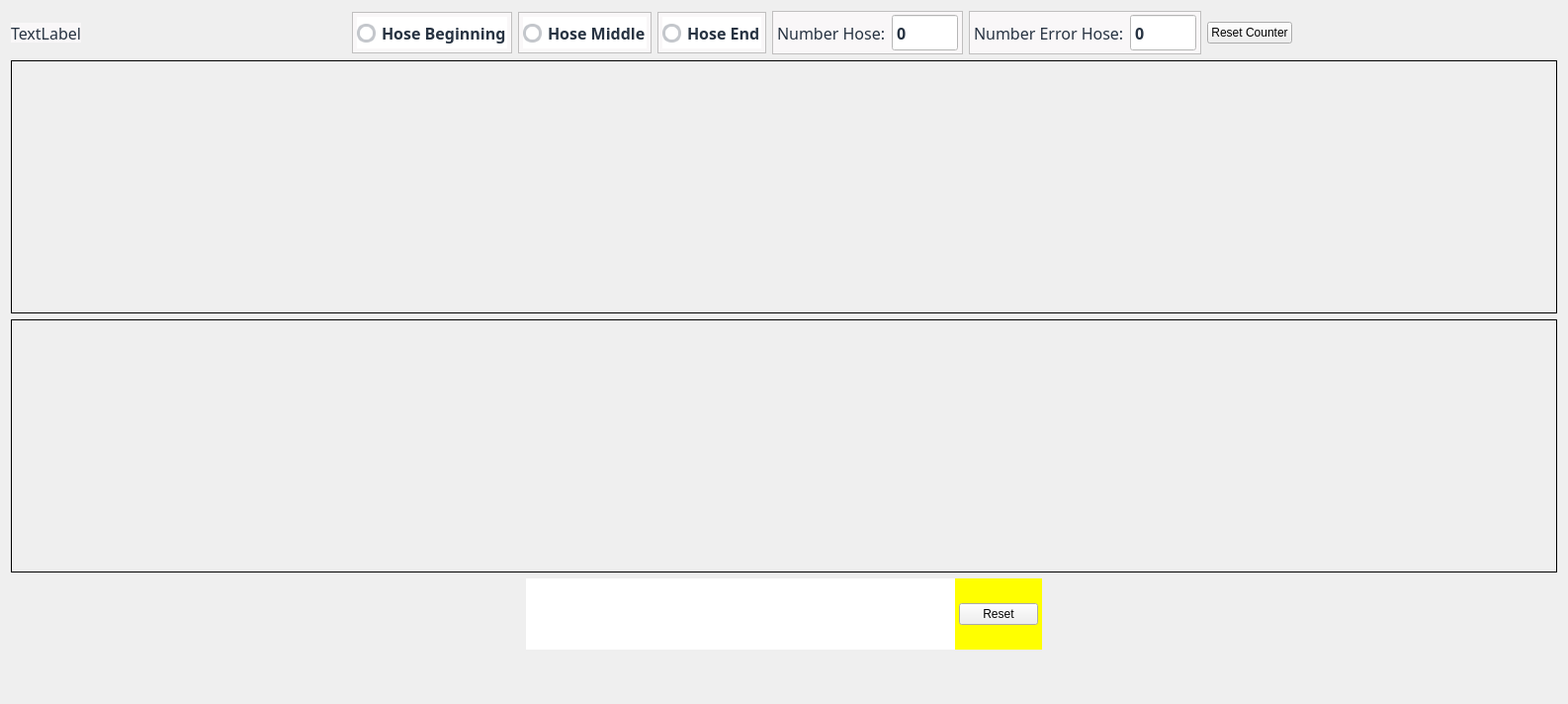
<?xml version="1.0" encoding="UTF-8"?>
<ui version="4.0">
 <class>MainGUIPrintCheck</class>
 <widget class="QWidget" name="MainGUIPrintCheck">
  <property name="geometry">
   <rect>
    <x>0</x>
    <y>0</y>
    <width>1586</width>
    <height>712</height>
   </rect>
  </property>
  <property name="windowTitle">
   <string>MainGUIPrintCheck</string>
  </property>
  <layout class="QGridLayout" name="gridLayout_11">
   <item row="0" column="0">
    <layout class="QGridLayout" name="gridLayout_6">
     <item row="0" column="1">
      <spacer name="horizontalSpacer">
       <property name="orientation">
        <enum>Qt::Horizontal</enum>
       </property>
       <property name="sizeHint" stdset="0">
        <size>
         <width>148</width>
         <height>20</height>
        </size>
       </property>
      </spacer>
     </item>
     <item row="0" column="2">
      <widget class="QFrame" name="frameDashBoardHoseBeginning">
       <property name="sizePolicy">
        <sizepolicy hsizetype="Fixed" vsizetype="Fixed">
         <horstretch>0</horstretch>
         <verstretch>0</verstretch>
        </sizepolicy>
       </property>
       <property name="minimumSize">
        <size>
         <width>0</width>
         <height>42</height>
        </size>
       </property>
       <property name="maximumSize">
        <size>
         <width>256</width>
         <height>42</height>
        </size>
       </property>
       <property name="styleSheet">
        <string notr="true">QFrame{
     background:rgb(249,247,248);
     min-height: 40px;
     max-height: 40px;
}

QLabel{
  background:rgb(249,247,248);
  color: rgb(39,51,66);
  font-size: 16px;
  font-family: Siemens Sans;
  min-height: 20px;
  max-height: 20px;
}

QRadioButton{
     background:rgb(255,255,255);
      color: rgb(39,51,66);
     font-size: 16px;
     font-weight: bold;
     font-family: Siemens Sans;
     min-height: 32px;
     max-height: 32px;
}

QRadioButton::indicator {
width: 15px;
height: 15px;
border-radius: 15px;
}

QRadioButton::indicator::unchecked{ 
border: 3px solid; 
border-color: rgb(196,199,204);
border-radius: 9px;
background-color: white; 
width: 13px; 
height: 13px; 
}

QRadioButton::indicator::checked{ 
border: 3px solid; 
border-color: rgb(196,199,204);
border-radius: 9px;
background-color: rgb(0,95,135); 
width: 13px; 
height:13px; 
}



</string>
       </property>
       <property name="frameShape">
        <enum>QFrame::StyledPanel</enum>
       </property>
       <property name="frameShadow">
        <enum>QFrame::Raised</enum>
       </property>
       <layout class="QGridLayout" name="gridLayout_21">
        <property name="leftMargin">
         <number>4</number>
        </property>
        <property name="topMargin">
         <number>0</number>
        </property>
        <property name="rightMargin">
         <number>4</number>
        </property>
        <property name="bottomMargin">
         <number>0</number>
        </property>
        <item row="0" column="0">
         <widget class="QRadioButton" name="radioButtonHoseBeginning">
          <property name="text">
           <string>Hose Beginning</string>
          </property>
         </widget>
        </item>
       </layout>
      </widget>
     </item>
     <item row="0" column="3">
      <widget class="QFrame" name="frameDashBoardHoseMiddle">
       <property name="sizePolicy">
        <sizepolicy hsizetype="Fixed" vsizetype="Fixed">
         <horstretch>0</horstretch>
         <verstretch>0</verstretch>
        </sizepolicy>
       </property>
       <property name="minimumSize">
        <size>
         <width>0</width>
         <height>42</height>
        </size>
       </property>
       <property name="maximumSize">
        <size>
         <width>256</width>
         <height>42</height>
        </size>
       </property>
       <property name="styleSheet">
        <string notr="true">QFrame{
     background:rgb(249,247,248);
     min-height: 40px;
     max-height: 40px;
}

QLabel{
  background:rgb(249,247,248);
  color: rgb(39,51,66);
  font-size: 16px;
  font-family: Siemens Sans;
  min-height: 20px;
  max-height: 20px;
}
QRadioButton{
     background:rgb(255,255,255);
      color: rgb(39,51,66);
     font-size: 16px;
     font-weight: bold;
     font-family: Siemens Sans;
     min-height: 32px;
     max-height: 32px;
}

QRadioButton::indicator {
width: 15px;
height: 15px;
border-radius: 15px;
}

QRadioButton::indicator::unchecked{ 
border: 3px solid; 
border-color: rgb(196,199,204);
border-radius: 9px;
background-color: white; 
width: 13px; 
height: 13px; 
}

QRadioButton::indicator::checked{ 
border: 3px solid; 
border-color: rgb(196,199,204);
border-radius: 9px;
background-color: rgb(0,95,135); 
width: 13px; 
height:13px; 
}


</string>
       </property>
       <property name="frameShape">
        <enum>QFrame::StyledPanel</enum>
       </property>
       <property name="frameShadow">
        <enum>QFrame::Raised</enum>
       </property>
       <layout class="QGridLayout" name="gridLayout_22">
        <property name="leftMargin">
         <number>4</number>
        </property>
        <property name="topMargin">
         <number>0</number>
        </property>
        <property name="rightMargin">
         <number>4</number>
        </property>
        <property name="bottomMargin">
         <number>0</number>
        </property>
        <item row="0" column="0">
         <widget class="QRadioButton" name="radioButtonHoseMiddle">
          <property name="text">
           <string>Hose Middle</string>
          </property>
         </widget>
        </item>
       </layout>
      </widget>
     </item>
     <item row="0" column="4">
      <widget class="QFrame" name="frameDashBoardHoseEnd">
       <property name="sizePolicy">
        <sizepolicy hsizetype="Fixed" vsizetype="Fixed">
         <horstretch>0</horstretch>
         <verstretch>0</verstretch>
        </sizepolicy>
       </property>
       <property name="minimumSize">
        <size>
         <width>0</width>
         <height>42</height>
        </size>
       </property>
       <property name="maximumSize">
        <size>
         <width>256</width>
         <height>42</height>
        </size>
       </property>
       <property name="styleSheet">
        <string notr="true">QFrame{
     background:rgb(249,247,248);
     min-height: 40px;
     max-height: 40px;
}

QLabel{
  background:rgb(249,247,248);
  color: rgb(39,51,66);
  font-size: 16px;
  font-family: Siemens Sans;
  min-height: 20px;
  max-height: 20px;
}
QRadioButton{
     background:rgb(255,255,255);
      color: rgb(39,51,66);
     font-size: 16px;
     font-weight: bold;
     font-family: Siemens Sans;
     min-height: 32px;
     max-height: 32px;
}

QRadioButton::indicator {
width: 15px;
height: 15px;
border-radius: 15px;
}

QRadioButton::indicator::unchecked{ 
border: 3px solid; 
border-color: rgb(196,199,204);
border-radius: 9px;
background-color: white; 
width: 13px; 
height: 13px; 
}

QRadioButton::indicator::checked{ 
border: 3px solid; 
border-color: rgb(196,199,204);
border-radius: 9px;
background-color: rgb(0,95,135); 
width: 13px; 
height:13px; 
}



</string>
       </property>
       <property name="frameShape">
        <enum>QFrame::StyledPanel</enum>
       </property>
       <property name="frameShadow">
        <enum>QFrame::Raised</enum>
       </property>
       <layout class="QGridLayout" name="gridLayout_23">
        <property name="leftMargin">
         <number>4</number>
        </property>
        <property name="topMargin">
         <number>0</number>
        </property>
        <property name="rightMargin">
         <number>4</number>
        </property>
        <property name="bottomMargin">
         <number>0</number>
        </property>
        <item row="0" column="1">
         <widget class="QRadioButton" name="radioButtonHoseEnd">
          <property name="text">
           <string>Hose End</string>
          </property>
         </widget>
        </item>
       </layout>
      </widget>
     </item>
     <item row="0" column="5">
      <widget class="QFrame" name="frameDashBoardNumberHose">
       <property name="minimumSize">
        <size>
         <width>0</width>
         <height>44</height>
        </size>
       </property>
       <property name="maximumSize">
        <size>
         <width>256</width>
         <height>44</height>
        </size>
       </property>
       <property name="styleSheet">
        <string notr="true">QFrame{
     background:rgb(249,247,248);
     min-height: 42px;
     max-height: 42px;
}

QLabel{
  background:rgb(249,247,248);
  color: rgb(39,51,66);
  font-size: 16px;
  font-family: Siemens Sans;
  min-height: 20px;
  max-height: 20px;
}

QDoubleSpinBox{
background:rgb(255,255,255);
  color: rgb(39,51,66);
  font-size: 16px;
  font-weight: bold;
  font-family: Siemens Sans;
  min-height: 32px;
  max-height: 32px;
}

QDoubleSpinBox::focus{
 border: 2px solid rgb(0,95,135);
}
</string>
       </property>
       <property name="frameShape">
        <enum>QFrame::StyledPanel</enum>
       </property>
       <property name="frameShadow">
        <enum>QFrame::Raised</enum>
       </property>
       <layout class="QGridLayout" name="gridLayout_3">
        <property name="leftMargin">
         <number>4</number>
        </property>
        <property name="topMargin">
         <number>0</number>
        </property>
        <property name="rightMargin">
         <number>4</number>
        </property>
        <property name="bottomMargin">
         <number>0</number>
        </property>
        <item row="0" column="0">
         <widget class="QLabel" name="labelDashBoardNumberHose">
          <property name="font">
           <font>
            <family>Siemens Sans</family>
            <pointsize>-1</pointsize>
           </font>
          </property>
          <property name="text">
           <string>Number Hose:</string>
          </property>
         </widget>
        </item>
        <item row="0" column="1">
         <widget class="QDoubleSpinBox" name="doubleSpinBoxNumberHose">
          <property name="enabled">
           <bool>false</bool>
          </property>
          <property name="minimumSize">
           <size>
            <width>0</width>
            <height>34</height>
           </size>
          </property>
          <property name="maximumSize">
           <size>
            <width>96</width>
            <height>34</height>
           </size>
          </property>
          <property name="font">
           <font>
            <family>Siemens Sans</family>
            <pointsize>-1</pointsize>
            <weight>75</weight>
            <bold>true</bold>
           </font>
          </property>
          <property name="styleSheet">
           <string notr="true">QDoubleSpinBox{
     background:rgb(255,255,255);
     color:rgb(39,51,66);
}</string>
          </property>
          <property name="wrapping">
           <bool>false</bool>
          </property>
          <property name="readOnly">
           <bool>true</bool>
          </property>
          <property name="buttonSymbols">
           <enum>QAbstractSpinBox::NoButtons</enum>
          </property>
          <property name="suffix">
           <string/>
          </property>
          <property name="decimals">
           <number>0</number>
          </property>
          <property name="minimum">
           <double>0.000000000000000</double>
          </property>
          <property name="maximum">
           <double>10000000.000000000000000</double>
          </property>
          <property name="singleStep">
           <double>1.000000000000000</double>
          </property>
          <property name="value">
           <double>0.000000000000000</double>
          </property>
         </widget>
        </item>
       </layout>
      </widget>
     </item>
     <item row="0" column="8">
      <spacer name="horizontalSpacer_2">
       <property name="orientation">
        <enum>Qt::Horizontal</enum>
       </property>
       <property name="sizeHint" stdset="0">
        <size>
         <width>68</width>
         <height>20</height>
        </size>
       </property>
      </spacer>
     </item>
     <item row="0" column="6">
      <widget class="QFrame" name="frameDashBoardNumberErrorHose">
       <property name="minimumSize">
        <size>
         <width>0</width>
         <height>44</height>
        </size>
       </property>
       <property name="maximumSize">
        <size>
         <width>356</width>
         <height>44</height>
        </size>
       </property>
       <property name="styleSheet">
        <string notr="true">QFrame{
     background:rgb(249,247,248);
     min-height: 42px;
     max-height: 42px;
}

QLabel{
  background:rgb(249,247,248);
  color: rgb(39,51,66);
  font-size: 16px;
  font-family: Siemens Sans;
  min-height: 20px;
  max-height: 20px;
}

QDoubleSpinBox{
background:rgb(255,255,255);
  color: rgb(39,51,66);
  font-size: 16px;
  font-weight: bold;
  font-family: Siemens Sans;
  min-height: 32px;
  max-height: 32px;
}

QDoubleSpinBox::focus{
 border: 2px solid rgb(0,95,135);
}
</string>
       </property>
       <property name="frameShape">
        <enum>QFrame::StyledPanel</enum>
       </property>
       <property name="frameShadow">
        <enum>QFrame::Raised</enum>
       </property>
       <layout class="QGridLayout" name="gridLayout_5">
        <property name="leftMargin">
         <number>4</number>
        </property>
        <property name="topMargin">
         <number>0</number>
        </property>
        <property name="rightMargin">
         <number>4</number>
        </property>
        <property name="bottomMargin">
         <number>0</number>
        </property>
        <item row="0" column="0">
         <widget class="QLabel" name="labelDashBoardNumberErrorHose">
          <property name="font">
           <font>
            <family>Siemens Sans</family>
            <pointsize>-1</pointsize>
           </font>
          </property>
          <property name="text">
           <string>Number Error Hose:</string>
          </property>
         </widget>
        </item>
        <item row="0" column="1">
         <widget class="QDoubleSpinBox" name="doubleSpinBoxNumberErrorHose">
          <property name="enabled">
           <bool>false</bool>
          </property>
          <property name="minimumSize">
           <size>
            <width>0</width>
            <height>34</height>
           </size>
          </property>
          <property name="maximumSize">
           <size>
            <width>96</width>
            <height>34</height>
           </size>
          </property>
          <property name="font">
           <font>
            <family>Siemens Sans</family>
            <pointsize>-1</pointsize>
            <weight>75</weight>
            <bold>true</bold>
           </font>
          </property>
          <property name="styleSheet">
           <string notr="true">QDoubleSpinBox{
     background:rgb(255,255,255);
     color:rgb(39,51,66);
}</string>
          </property>
          <property name="wrapping">
           <bool>false</bool>
          </property>
          <property name="frame">
           <bool>true</bool>
          </property>
          <property name="readOnly">
           <bool>true</bool>
          </property>
          <property name="buttonSymbols">
           <enum>QAbstractSpinBox::NoButtons</enum>
          </property>
          <property name="suffix">
           <string/>
          </property>
          <property name="decimals">
           <number>0</number>
          </property>
          <property name="minimum">
           <double>0.000000000000000</double>
          </property>
          <property name="maximum">
           <double>10000000.000000000000000</double>
          </property>
          <property name="singleStep">
           <double>1.000000000000000</double>
          </property>
          <property name="value">
           <double>0.000000000000000</double>
          </property>
         </widget>
        </item>
       </layout>
      </widget>
     </item>
     <item row="0" column="7">
      <widget class="QPushButton" name="pushButtonResetHoseCounter">
       <property name="text">
        <string>Reset Counter</string>
       </property>
      </widget>
     </item>
     <item row="0" column="0">
      <widget class="QLabel" name="labelCurretDateTime">
       <property name="font">
        <font>
         <family>Siemens Sans</family>
         <pointsize>-1</pointsize>
        </font>
       </property>
       <property name="styleSheet">
        <string notr="true">QLabel{
  background:rgb(249,247,248);
  color: rgb(39,51,66);
  font-size: 16px;
  font-family: Siemens Sans;
  min-height: 20px;
  max-height: 20px;
}</string>
       </property>
       <property name="text">
        <string>TextLabel</string>
       </property>
      </widget>
     </item>
    </layout>
   </item>
   <item row="1" column="0">
    <layout class="QGridLayout" name="gridLayout_10">
     <item row="0" column="0">
      <widget class="QFrame" name="frameLiveImageDataTop">
       <property name="minimumSize">
        <size>
         <width>0</width>
         <height>256</height>
        </size>
       </property>
       <property name="frameShape">
        <enum>QFrame::Box</enum>
       </property>
       <property name="frameShadow">
        <enum>QFrame::Plain</enum>
       </property>
       <layout class="QGridLayout" name="gridLayout_4">
        <property name="leftMargin">
         <number>0</number>
        </property>
        <property name="topMargin">
         <number>0</number>
        </property>
        <property name="rightMargin">
         <number>0</number>
        </property>
        <property name="bottomMargin">
         <number>0</number>
        </property>
        <property name="spacing">
         <number>0</number>
        </property>
        <item row="0" column="0">
         <layout class="QGridLayout" name="gridLayout_8"/>
        </item>
       </layout>
      </widget>
     </item>
     <item row="1" column="0">
      <widget class="QFrame" name="frameLiveImageDataBot">
       <property name="minimumSize">
        <size>
         <width>0</width>
         <height>256</height>
        </size>
       </property>
       <property name="frameShape">
        <enum>QFrame::Box</enum>
       </property>
       <property name="frameShadow">
        <enum>QFrame::Plain</enum>
       </property>
       <layout class="QGridLayout" name="gridLayout_2">
        <property name="leftMargin">
         <number>0</number>
        </property>
        <property name="topMargin">
         <number>0</number>
        </property>
        <property name="rightMargin">
         <number>0</number>
        </property>
        <property name="bottomMargin">
         <number>0</number>
        </property>
        <property name="spacing">
         <number>0</number>
        </property>
        <item row="0" column="0">
         <layout class="QGridLayout" name="gridLayout"/>
        </item>
       </layout>
      </widget>
     </item>
    </layout>
   </item>
   <item row="2" column="0">
    <layout class="QGridLayout" name="gridLayout_9">
     <property name="spacing">
      <number>0</number>
     </property>
     <item row="0" column="0">
      <spacer name="horizontalSpacer_3">
       <property name="orientation">
        <enum>Qt::Horizontal</enum>
       </property>
       <property name="sizeHint" stdset="0">
        <size>
         <width>328</width>
         <height>20</height>
        </size>
       </property>
      </spacer>
     </item>
     <item row="0" column="1">
      <layout class="QGridLayout" name="gridLayout_7">
       <property name="spacing">
        <number>0</number>
       </property>
       <item row="0" column="0">
        <widget class="QTextEdit" name="textEditErrorMessage">
         <property name="sizePolicy">
          <sizepolicy hsizetype="Expanding" vsizetype="Fixed">
           <horstretch>0</horstretch>
           <verstretch>0</verstretch>
          </sizepolicy>
         </property>
         <property name="minimumSize">
          <size>
           <width>0</width>
           <height>72</height>
          </size>
         </property>
         <property name="maximumSize">
          <size>
           <width>16777215</width>
           <height>72</height>
          </size>
         </property>
         <property name="autoFillBackground">
          <bool>false</bool>
         </property>
         <property name="frameShape">
          <enum>QFrame::NoFrame</enum>
         </property>
         <property name="lineWidth">
          <number>0</number>
         </property>
         <property name="verticalScrollBarPolicy">
          <enum>Qt::ScrollBarAlwaysOff</enum>
         </property>
         <property name="horizontalScrollBarPolicy">
          <enum>Qt::ScrollBarAlwaysOff</enum>
         </property>
         <property name="lineWrapMode">
          <enum>QTextEdit::NoWrap</enum>
         </property>
         <property name="readOnly">
          <bool>true</bool>
         </property>
        </widget>
       </item>
       <item row="0" column="1">
        <widget class="QFrame" name="frameDashBoardResetLongTimeError">
         <property name="sizePolicy">
          <sizepolicy hsizetype="Fixed" vsizetype="Fixed">
           <horstretch>0</horstretch>
           <verstretch>0</verstretch>
          </sizepolicy>
         </property>
         <property name="minimumSize">
          <size>
           <width>0</width>
           <height>74</height>
          </size>
         </property>
         <property name="maximumSize">
          <size>
           <width>256</width>
           <height>74</height>
          </size>
         </property>
         <property name="styleSheet">
          <string notr="true">QFrame{
     background:yellow;
     min-height: 72px;
     max-height: 72px;
}

QLabel{
  background:rgb(249,247,248);
  color: rgb(39,51,66);
  font-size: 16px;
  font-family: Siemens Sans;
  min-height: 20px;
  max-height: 20px;
}

QRadioButton{
     background:rgb(255,255,255);
      color: rgb(39,51,66);
     font-size: 16px;
     font-weight: bold;
     font-family: Siemens Sans;
     min-height: 32px;
     max-height: 32px;
}

QRadioButton::indicator {
width: 15px;
height: 15px;
border-radius: 15px;
}

QRadioButton::indicator::unchecked{ 
border: 3px solid; 
border-color: rgb(196,199,204);
border-radius: 9px;
background-color: white; 
width: 13px; 
height: 13px; 
}

QRadioButton::indicator::checked{ 
border: 3px solid; 
border-color: rgb(196,199,204);
border-radius: 9px;
background-color: rgb(0,95,135); 
width: 13px; 
height:13px; 
}



</string>
         </property>
         <property name="frameShape">
          <enum>QFrame::NoFrame</enum>
         </property>
         <property name="frameShadow">
          <enum>QFrame::Plain</enum>
         </property>
         <property name="lineWidth">
          <number>0</number>
         </property>
         <layout class="QGridLayout" name="gridLayout_24">
          <property name="leftMargin">
           <number>4</number>
          </property>
          <property name="topMargin">
           <number>0</number>
          </property>
          <property name="rightMargin">
           <number>4</number>
          </property>
          <property name="bottomMargin">
           <number>0</number>
          </property>
          <item row="0" column="0">
           <widget class="QPushButton" name="pushButtonResetLongTimeErrorText">
            <property name="minimumSize">
             <size>
              <width>0</width>
              <height>0</height>
             </size>
            </property>
            <property name="maximumSize">
             <size>
              <width>16777215</width>
              <height>16777215</height>
             </size>
            </property>
            <property name="text">
             <string>Reset</string>
            </property>
           </widget>
          </item>
         </layout>
        </widget>
       </item>
      </layout>
     </item>
     <item row="0" column="2">
      <spacer name="horizontalSpacer_4">
       <property name="orientation">
        <enum>Qt::Horizontal</enum>
       </property>
       <property name="sizeHint" stdset="0">
        <size>
         <width>268</width>
         <height>20</height>
        </size>
       </property>
      </spacer>
     </item>
    </layout>
   </item>
   <item row="3" column="0">
    <spacer name="verticalSpacer_2">
     <property name="orientation">
      <enum>Qt::Vertical</enum>
     </property>
     <property name="sizeHint" stdset="0">
      <size>
       <width>20</width>
       <height>107</height>
      </size>
     </property>
    </spacer>
   </item>
  </layout>
  <zorder>verticalSpacer_2</zorder>
 </widget>
 <layoutdefault spacing="6" margin="11"/>
 <tabstops>
  <tabstop>radioButtonHoseBeginning</tabstop>
  <tabstop>doubleSpinBoxNumberErrorHose</tabstop>
  <tabstop>pushButtonResetHoseCounter</tabstop>
  <tabstop>radioButtonHoseMiddle</tabstop>
  <tabstop>radioButtonHoseEnd</tabstop>
  <tabstop>doubleSpinBoxNumberHose</tabstop>
 </tabstops>
 <resources/>
 <connections/>
</ui>
